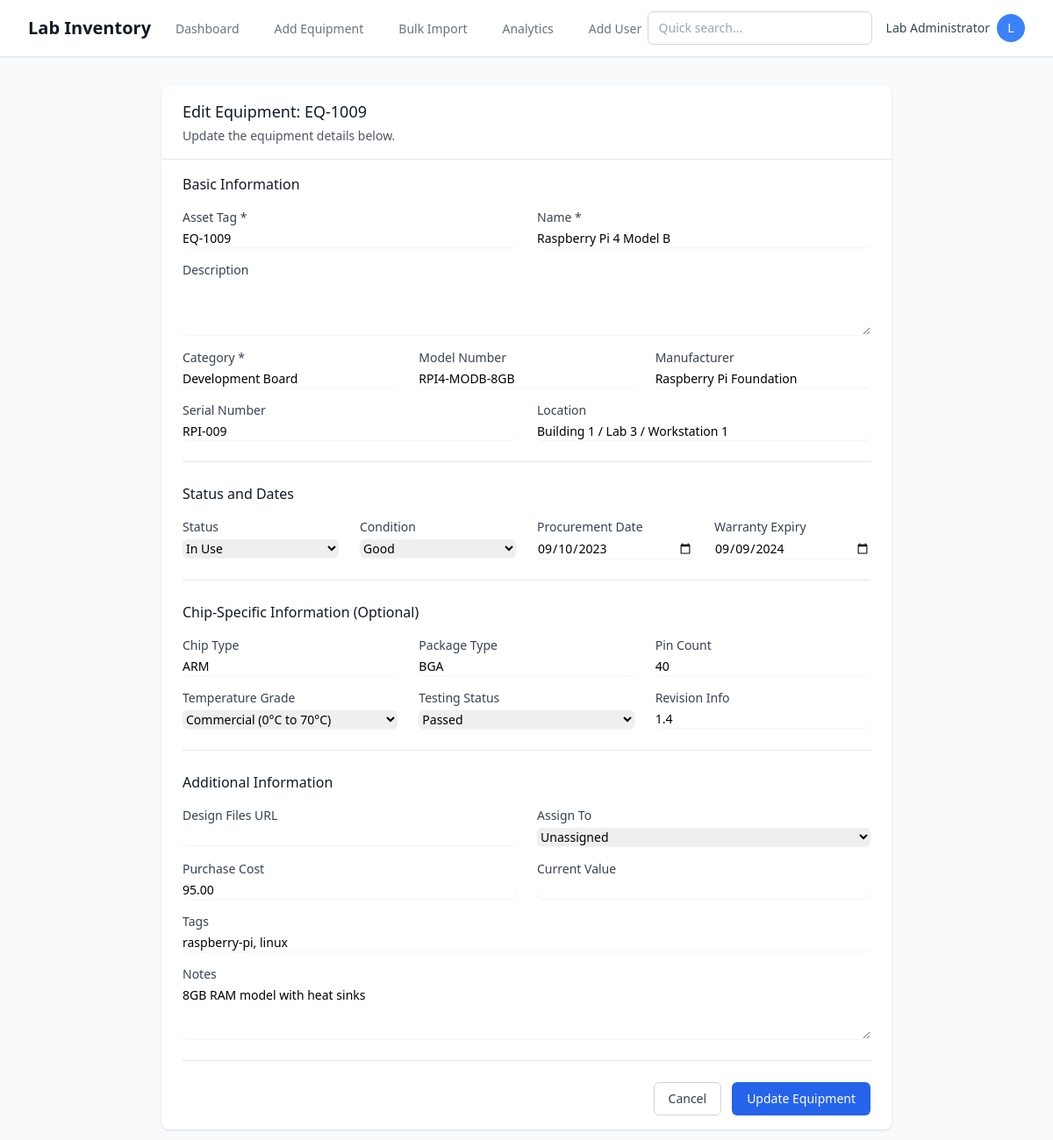
The page /edit/42 (signed in) on the database as committed earlier.
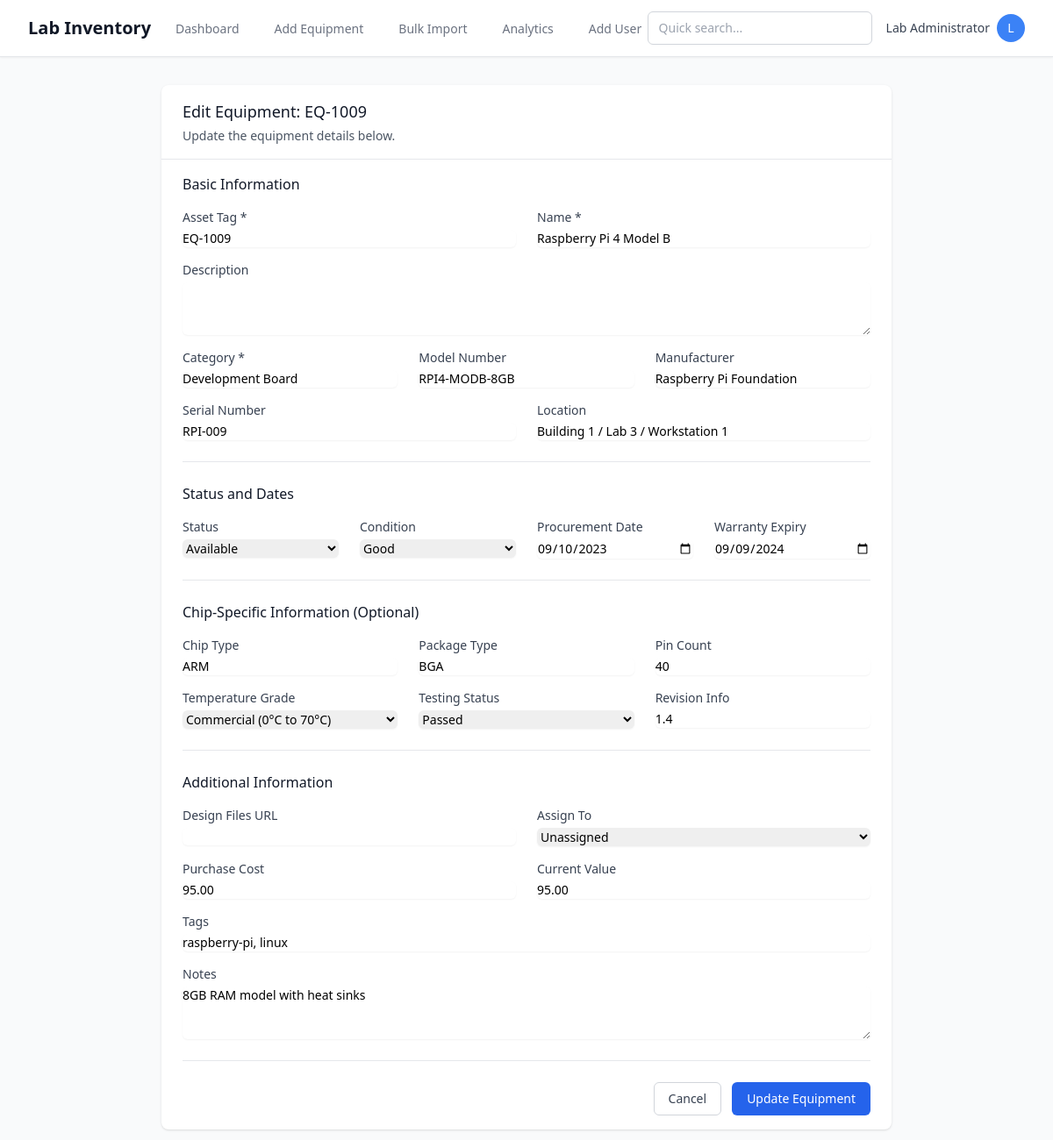
The same page on the database as committed later.
### app/models.py (models this page shows, shortened)
class Equipment(db.Model):
    __tablename__ = 'equipment'
    id = db.Column(db.Integer, primary_key=True)
    asset_tag = db.Column(db.String(50), unique=True, nullable=False, index=True)
    name = db.Column(db.String(200), nullable=False)
    description = db.Column(db.Text)
    category = db.Column(db.String(100), nullable=False, index=True)
    model_number = db.Column(db.String(100))
    manufacturer = db.Column(db.String(100), index=True)
    serial_number = db.Column(db.String(100))
    procurement_date = db.Column(db.Date)
    warranty_expiry = db.Column(db.Date)
    created_at = db.Column(db.DateTime, default=now_ist)
    updated_at = db.Column(db.DateTime, default=now_ist, onupdate=now_ist)
    status = db.Column(db.String(50), nullable=False, default='Available', index=True)  # Available, In Use, Under Maintenance, Retired, Missing
    condition = db.Column(db.String(50), nullable=False, default='Good')  # New, Good, Needs Repair, Obsolete
    chip_type = db.Column(db.String(50))  # FPGA, ASIC, ARM, etc.
    package_type = db.Column(db.String(50))  # BGA, QFN, DIP, etc.
    pin_count = db.Column(db.Integer)
    temperature_grade = db.Column(db.String(50))  # Commercial, Industrial, Military
    testing_status = db.Column(db.String(50))  # Untested, Passed, Failed, Rework
    revision_info = db.Column(db.String(100))
    design_files = db.Column(db.Text)  # URL or file path
    location = db.Column(db.String(200))  # Building / Lab Room / Cabinet / Shelf
    assigned_to_id = db.Column(db.Integer, db.ForeignKey('users.id'), nullable=True)
    tags = db.Column(db.String(500))  # Comma-separated tags
    notes = db.Column(db.Text)
    purchase_cost = db.Column(db.Numeric(10, 2))
    current_value = db.Column(db.Numeric(10, 2))
    movement_logs = db.relationship('MovementLog', backref='equipment', lazy='dynamic', cascade='all, delete-orphan')
    audit_logs = db.relationship('AuditLog', backref='equipment', lazy='dynamic', cascade='all, delete-orphan')

### app/routes/inventory.py (the view, shortened to what this page needs)
@inventory_bp.route('/edit/<int:id>', methods=['GET', 'POST'])
@login_required
def edit(id):
    equipment = Equipment.query.get_or_404(id)
    if not current_user.has_permission('update'):
        flash('You do not have permission to edit equipment', 'error')
        return redirect(url_for('inventory.view', id=id))
    users = User.query.filter_by(is_active=True).all()
    return render_template('inventory/edit.html', equipment=equipment, users=users)

### app/models.py (called while the page is built)
    def has_permission(self, action):
        permissions = {
            'Admin': ['create', 'read', 'update', 'delete', 'bulk_import', 'user_management'],
            'Lab Staff': ['create', 'read', 'update', 'delete', 'bulk_import'],
            'Researcher': ['read', 'update', 'checkout', 'checkin'],
            'Read-only': ['read']
        }
        return action in permissions.get(self.role, [])

### app/routes/auth.py (called while the page is built)
@login_manager.user_loader
def load_user(user_id):
    return User.query.get(int(user_id))

### app/templates/inventory/edit.html (shortened to what the changed rows need)
{% extends "base.html" %}
{% block content %}
<div class="max-w-4xl mx-auto py-8 px-4 sm:px-6 lg:px-8">
    <div class="bg-white shadow rounded-lg">
        <div class="px-6 py-4 border-b border-gray-200">
            <h2 class="text-lg font-medium text-gray-900">Edit Equipment: {{ equipment.asset_tag }}</h2>
            <p class="mt-1 text-sm text-gray-600">Update the equipment details below.</p>
        </div>
        <form hx-post="{{ url_for('inventory.edit', id=equipment.id) }}"
              hx-target="body"
              class="px-6 py-4 space-y-6">
            <div>
                <div class="grid grid-cols-1 md:grid-cols-2 gap-6">
                    <div>
                        <label for="asset_tag" class="block text-sm font-medium text-gray-700">
                            Asset Tag *
                        </label>
                        <input type="text"
                               id="asset_tag"
                               name="asset_tag"
                               required
                               value="{{ equipment.asset_tag }}"
                               class="mt-1 block w-full border-gray-300 rounded-md shadow-sm focus:ring-blue-500 focus:border-blue-500 sm:text-sm">
                    </div>
                    <div>
                        <label for="name" class="block text-sm font-medium text-gray-700">
                            Name *
                        </label>
                        <input type="text"
                               id="name"
                               name="name"
                               required
                               value="{{ equipment.name }}"
                               class="mt-1 block w-full border-gray-300 rounded-md shadow-sm focus:ring-blue-500 focus:border-blue-500 sm:text-sm">
                    </div>
                </div>
                <div class="grid grid-cols-1 md:grid-cols-3 gap-6 mt-4">
                    <div>
                        <label for="category" class="block text-sm font-medium text-gray-700">
                            Category *
                        </label>
                        <input type="text"
                               id="category"
                               name="category"
                               required
                               value="{{ equipment.category }}"
                               list="category-options"
                               class="mt-1 block w-full border-gray-300 rounded-md shadow-sm focus:ring-blue-500 focus:border-blue-500 sm:text-sm">
                    </div>
                    <div>
                        <label for="model_number" class="block text-sm font-medium text-gray-700">
                            Model Number
                        </label>
                        <input type="text"
                               id="model_number"
                               name="model_number"
                               value="{{ equipment.model_number or '' }}"
                               class="mt-1 block w-full border-gray-300 rounded-md shadow-sm focus:ring-blue-500 focus:border-blue-500 sm:text-sm">
                    </div>
                    <div>
                        <label for="manufacturer" class="block text-sm font-medium text-gray-700">
                            Manufacturer
                        </label>
                        <input type="text"
                               id="manufacturer"
                               name="manufacturer"
                               value="{{ equipment.manufacturer or '' }}"
                               list="manufacturer-options"
                               class="mt-1 block w-full border-gray-300 rounded-md shadow-sm focus:ring-blue-500 focus:border-blue-500 sm:text-sm">
                    </div>
                </div>
                <div class="grid grid-cols-1 md:grid-cols-2 gap-6 mt-4">
                    <div>
                        <label for="serial_number" class="block text-sm font-medium text-gray-700">
                            Serial Number
                        </label>
                        <input type="text"
                               id="serial_number"
                               name="serial_number"
                               value="{{ equipment.serial_number or '' }}"
                               class="mt-1 block w-full border-gray-300 rounded-md shadow-sm focus:ring-blue-500 focus:border-blue-500 sm:text-sm">
                    </div>
                    <div>
                        <label for="location" class="block text-sm font-medium text-gray-700">
                            Location
                        </label>
                        <input type="text"
                               id="location"
                               name="location"
                               value="{{ equipment.location or '' }}"
                               class="mt-1 block w-full border-gray-300 rounded-md shadow-sm focus:ring-blue-500 focus:border-blue-500 sm:text-sm">
                    </div>
                </div>
            </div>
            <div class="border-t pt-6">
                <div class="grid grid-cols-1 md:grid-cols-4 gap-6">
                    <div>
                        <label for="status" class="block text-sm font-medium text-gray-700">
                            Status
                        </label>
                        <select id="status"
                                name="status"
                                class="mt-1 block w-full border-gray-300 rounded-md shadow-sm focus:ring-blue-500 focus:border-blue-500 sm:text-sm">
                            <option value="Available" {{ 'selected' if equipment.status == 'Available' }}>Available</option>
                            <option value="In Use" {{ 'selected' if equipment.status == 'In Use' }}>In Use</option>
                        </select>
                    </div>
                    <div>
                        <label for="procurement_date" class="block text-sm font-medium text-gray-700">
                            Procurement Date
                        </label>
                        <input type="date"
                               id="procurement_date"
                               name="procurement_date"
                               value="{{ equipment.procurement_date.strftime('%Y-%m-%d') if equipment.procurement_date else '' }}"
                               class="mt-1 block w-full border-gray-300 rounded-md shadow-sm focus:ring-blue-500 focus:border-blue-500 sm:text-sm">
                    </div>
                    <div>
                        <label for="warranty_expiry" class="block text-sm font-medium text-gray-700">
                            Warranty Expiry
                        </label>
                        <input type="date"
                               id="warranty_expiry"
                               name="warranty_expiry"
                               value="{{ equipment.warranty_expiry.strftime('%Y-%m-%d') if equipment.warranty_expiry else '' }}"
                               class="mt-1 block w-full border-gray-300 rounded-md shadow-sm focus:ring-blue-500 focus:border-blue-500 sm:text-sm">
                    </div>
                </div>
            </div>
            <div class="border-t pt-6">
                <div class="grid grid-cols-1 md:grid-cols-3 gap-6">
                    <div>
                        <label for="chip_type" class="block text-sm font-medium text-gray-700">
                            Chip Type
                        </label>
                        <input type="text"
                               id="chip_type"
                               name="chip_type"
                               value="{{ equipment.chip_type or '' }}"
                               list="chip-type-options"
                               class="mt-1 block w-full border-gray-300 rounded-md shadow-sm focus:ring-blue-500 focus:border-blue-500 sm:text-sm">
                    </div>
                    <div>
                        <label for="package_type" class="block text-sm font-medium text-gray-700">
                            Package Type
                        </label>
                        <input type="text"
                               id="package_type"
                               name="package_type"
                               value="{{ equipment.package_type or '' }}"
                               list="package-options"
                               class="mt-1 block w-full border-gray-300 rounded-md shadow-sm focus:ring-blue-500 focus:border-blue-500 sm:text-sm">
                    </div>
                    <div>
                        <label for="pin_count" class="block text-sm font-medium text-gray-700">
                            Pin Count
                        </label>
                        <input type="number"
                               id="pin_count"
                               name="pin_count"
                               min="1"
                               value="{{ equipment.pin_count or '' }}"
                               class="mt-1 block w-full border-gray-300 rounded-md shadow-sm focus:ring-blue-500 focus:border-blue-500 sm:text-sm">
                    </div>
                </div>
                <div class="grid grid-cols-1 md:grid-cols-3 gap-6 mt-4">
                    <div>
                        <label for="revision_info" class="block text-sm font-medium text-gray-700">
                            Revision Info
                        </label>
                        <input type="text"
                               id="revision_info"
                               name="revision_info"
                               value="{{ equipment.revision_info or '' }}"
                               class="mt-1 block w-full border-gray-300 rounded-md shadow-sm focus:ring-blue-500 focus:border-blue-500 sm:text-sm">
                    </div>
                </div>
            </div>
            <div class="border-t pt-6">
                <div class="grid grid-cols-1 md:grid-cols-2 gap-6 mt-4">
                    <div>
                        <label for="purchase_cost" class="block text-sm font-medium text-gray-700">
                            Purchase Cost
                        </label>
                        <input type="number"
                               id="purchase_cost"
                               name="purchase_cost"
                               step="0.01"
                               min="0"
                               value="{{ equipment.purchase_cost or '' }}"
                               class="mt-1 block w-full border-gray-300 rounded-md shadow-sm focus:ring-blue-500 focus:border-blue-500 sm:text-sm">
                    </div>
                    <div>
                        <label for="current_value" class="block text-sm font-medium text-gray-700">
                            Current Value
                        </label>
                        <input type="number"
                               id="current_value"
                               name="current_value"
                               step="0.01"
                               min="0"
                               value="{{ equipment.current_value or '' }}"
                               class="mt-1 block w-full border-gray-300 rounded-md shadow-sm focus:ring-blue-500 focus:border-blue-500 sm:text-sm">
                    </div>
                </div>
                <div class="mt-4">
                    <label for="tags" class="block text-sm font-medium text-gray-700">
                        Tags
                    </label>
                    <input type="text"
                           id="tags"
                           name="tags"
                           value="{{ equipment.tags or '' }}"
                           class="mt-1 block w-full border-gray-300 rounded-md shadow-sm focus:ring-blue-500 focus:border-blue-500 sm:text-sm"
                           placeholder="priority, critical, obsolete (comma-separated)">
                </div>
                <div class="mt-4">
                    <label for="notes" class="block text-sm font-medium text-gray-700">
                        Notes
                    </label>
                    <textarea id="notes"
                              name="notes"
                              rows="3"
                              class="mt-1 block w-full border-gray-300 rounded-md shadow-sm focus:ring-blue-500 focus:border-blue-500 sm:text-sm">{{ equipment.notes or '' }}</textarea>
                </div>
            </div>
        </form>
    </div>
</div>
{% endblock %}

Rows that differ between the two databases and show on the page:
changed Equipment "EQ-1009": current_value (not shown) → "95.00"
Other text that changed with them:
form field status: "In Use" → "Available"
